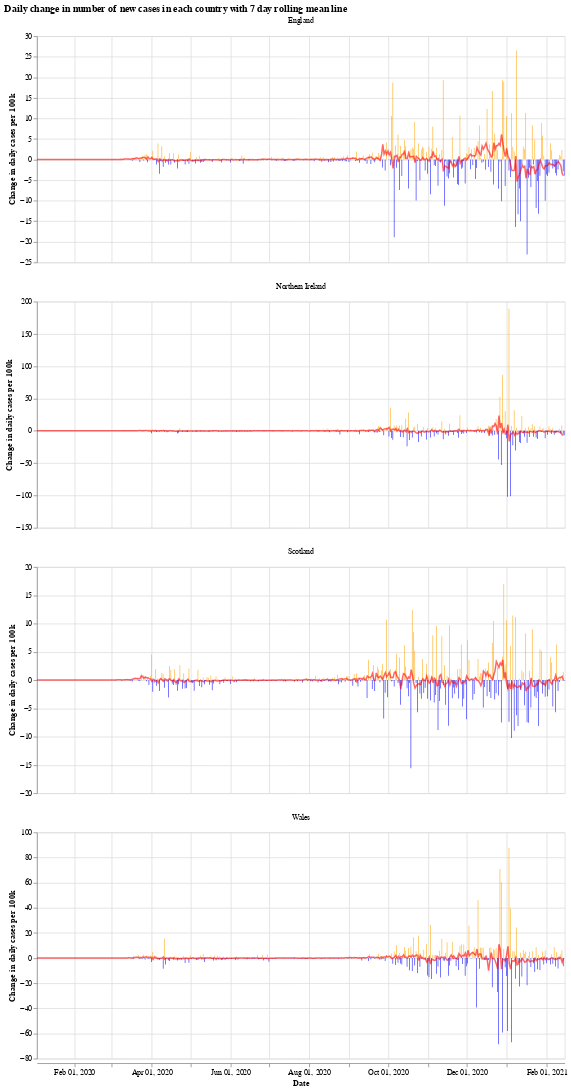

The cell this chart's notebook holds for it:
### Markdown cell above
We will use the Python library `Altair` for visualising the data, see the [altair docs](https://altair-viz.github.io/) for more information.

First we have a graph which shows the daily change in the number of new cases for each country. This number jumps up and down all over the place, which is likely due to delay in reporting of new cases over the weekend. Another interesting thing is that it looks like the daily cases in Wales experienced a much shorter period of calm over the summer (calm in the sense of daily cases not jumping up and down).

The orange bars are days when the number of new cases (per 100k population) was more than the previous day, while the blue are days when the number of new cases dropped. The red line is the 7 day moving average. 

When the moving average line is below 0, it means that there is a consistent drop in new cases. We can see this clearly happening around the times that lockdowns were introduced (though, to varying degrees). I will update the graphs soon with a marker of when each lockdown started.

### Code cell
# collapse
import altair as alt

bars = alt.Chart(uk_cases).mark_bar().encode(
    x=alt.X("yearmonthdate(date):T", axis=alt.Axis(title='Date')),
    y=alt.Y("casesChangeRate:Q", axis=alt.Axis(title='Change in daily cases per 100k')),
    tooltip='casesChange',
    color=alt.condition(
        alt.datum.casesChangeRate > 0,
        alt.value("orange"),  # The positive color
        alt.value("blue")  # The negative color
    )
).properties(title='Daily change in number of new cases with 7 day rolling mean',width=700).interactive()

line = alt.Chart(uk_cases).mark_line(
    color='red',
    size=2,
    opacity=0.6
).transform_window(
    rolling_mean='mean(casesChangeRate)',
    frame=[0, 7],
    groupby=['areaName']
).encode(
    x='yearmonthdate(date):T',
    y='rolling_mean:Q'
)

alt.layer(bars, line, data=uk_cases).facet(alt.Column(
    'areaName', title=''), columns=1).resolve_scale(y='independent').properties(title='Daily change in number of new cases in each country with 7 day rolling mean line')

### Figure 1 — Vega-Lite specification as saved in the notebook (floating-point values rounded to 4 significant figures; data arrays with more than 128 entries replaced by an {"elided": "..."} marker saying what was removed)
{"config": {"view": {"continuousWidth": 400, "continuousHeight": 300}}, "data": {"name": "data-8224921bb7e4dd033c10f2bb42171a2e"}, "facet": {"type": "nominal", "field": "areaName", "title": ""}, "spec": {"layer": [{"mark": "bar", "encoding": {"color": {"condition": {"value": "orange", "test": "(datum.casesChangeRate > 0)"}, "value": "blue"}, "tooltip": {"type": "quantitative", "field": "casesChange"}, "x": {"type": "temporal", "axis": {"title": "Date"}, "field": "date", "timeUnit": "yearmonthdate"}, "y": {"type": "quantitative", "axis": {"title": "Change in daily cases per 100k"}, "field": "casesChangeRate"}}, "selection": {"selector001": {"type": "interval", "bind": "scales", "encodings": ["x", "y"]}}, "title": "Daily change in number of new cases with 7 day rolling mean", "width": 700}, {"mark": {"type": "line", "color": "red", "opacity": 0.6, "size": 2}, "encoding": {"x": {"type": "temporal", "field": "date", "timeUnit": "yearmonthdate"}, "y": {"type": "quantitative", "field": "rolling_mean"}}, "transform": [{"window": [{"op": "mean", "field": "casesChangeRate", "as": "rolling_mean"}], "frame": [0, 7], "groupby": ["areaName"]}]}]}, "columns": 1, "resolve": {"scale": {"y": "independent"}}, "title": "Daily change in number of new cases in each country with 7 day rolling mean line", "$schema": "https://vega.github.io/schema/vega-lite/v4.8.1.json", "datasets": {"data-8224921bb7e4dd033c10f2bb42171a2e": {"elided": "1636 records"}}}
